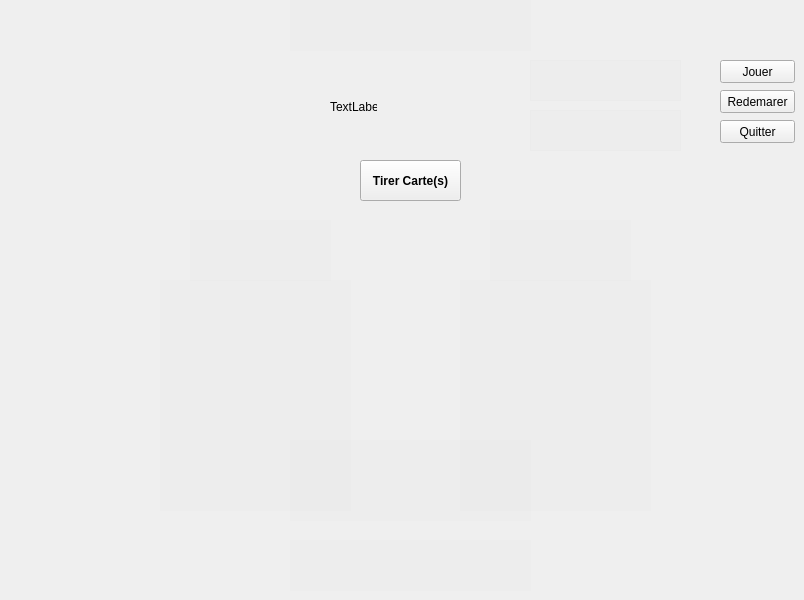
  <widget class="QWidget" name="centralwidget">
   <widget class="QPushButton" name="pushButton">
    <property name="geometry">
     <rect>
      <x>720</x>
      <y>60</y>
      <width>75</width>
      <height>23</height>
     </rect>
    </property>
    <property name="styleSheet">
     <string notr="true"/>
    </property>
    <property name="text">
     <string>Jouer</string>
    </property>
    <property name="checkable">
     <bool>false</bool>
    </property>
    <property name="autoDefault">
     <bool>false</bool>
    </property>
    <property name="default">
     <bool>false</bool>
    </property>
    <property name="flat">
     <bool>false</bool>
    </property>
   </widget>
   <widget class="QPushButton" name="pushButton_2">
    <property name="geometry">
     <rect>
      <x>360</x>
      <y>160</y>
      <width>101</width>
      <height>41</height>
     </rect>
    </property>
    <property name="font">
     <font>
      <weight>75</weight>
      <bold>true</bold>
     </font>
    </property>
    <property name="text">
     <string>Tirer Carte(s)</string>
    </property>
   </widget>
   <widget class="QLabel" name="j1">
    <property name="geometry">
     <rect>
      <x>190</x>
      <y>220</y>
      <width>141</width>
      <height>61</height>
     </rect>
    </property>
    <property name="font">
     <font>
      <pointsize>15</pointsize>
     </font>
    </property>
    <property name="styleSheet">
     <string notr="true">  background: rgba(0,0,0,0.01);</string>
    </property>
    <property name="text">
     <string/>
    </property>
    <property name="alignment">
     <set>Qt::AlignCenter</set>
    </property>
   </widget>
   <widget class="QLabel" name="j2">
    <property name="geometry">
     <rect>
      <x>490</x>
      <y>220</y>
      <width>141</width>
      <height>61</height>
     </rect>
    </property>
    <property name="font">
     <font>
      <pointsize>15</pointsize>
     </font>
    </property>
    <property name="styleSheet">
     <string notr="true">  background: rgba(0,0,0,0.01);</string>
    </property>
    <property name="text">
     <string/>
    </property>
    <property name="alignment">
     <set>Qt::AlignCenter</set>
    </property>
   </widget>
   <widget class="QLabel" name="cartejoueur1">
    <property name="enabled">
     <bool>true</bool>
    </property>
    <property name="geometry">
     <rect>
      <x>160</x>
      <y>280</y>
      <width>191</width>
      <height>231</height>
     </rect>
    </property>
    <property name="palette">
     <palette>
      <active>
       <colorrole role="WindowText">
        <brush brushstyle="SolidPattern">
         <color alpha="255">
          <red>0</red>
          <green>0</green>
          <blue>0</blue>
         </color>
        </brush>
       </colorrole>
       <colorrole role="Button">
        <brush brushstyle="SolidPattern">
         <color alpha="2">
          <red>0</red>
          <green>0</green>
          <blue>0</blue>
         </color>
        </brush>
       </colorrole>
       <colorrole role="Light">
        <brush brushstyle="SolidPattern">
         <color alpha="255">
          <red>255</red>
          <green>255</green>
          <blue>255</blue>
         </color>
        </brush>
       </colorrole>
       <colorrole role="Midlight">
        <brush brushstyle="SolidPattern">
         <color alpha="255">
          <red>255</red>
          <green>255</green>
          <blue>255</blue>
         </color>
        </brush>
       </colorrole>
       <colorrole role="Dark">
        <brush brushstyle="SolidPattern">
         <color alpha="255">
          <red>127</red>
          <green>127</green>
          <blue>127</blue>
         </color>
        </brush>
       </colorrole>
       <colorrole role="Mid">
        <brush brushstyle="SolidPattern">
         <color alpha="255">
          <red>170</red>
          <green>170</green>
          <blue>170</blue>
         </color>
        </brush>
       </colorrole>
       <colorrole role="Text">
        <brush brushstyle="SolidPattern">
         <color alpha="255">
          <red>0</red>
          <green>0</green>
          <blue>0</blue>
         </color>
        </brush>
       </colorrole>
       <colorrole role="BrightText">
        <brush brushstyle="SolidPattern">
         <color alpha="255">
          <red>255</red>
          <green>255</green>
          <blue>255</blue>
         </color>
        </brush>
       </colorrole>
       <colorrole role="ButtonText">
        <brush brushstyle="SolidPattern">
         <color alpha="255">
          <red>0</red>
          <green>0</green>
          <blue>0</blue>
         </color>
        </brush>
       </colorrole>
       <colorrole role="Base">
        <brush brushstyle="SolidPattern">
         <color alpha="2">
          <red>0</red>
          <green>0</green>
          <blue>0</blue>
         </color>
        </brush>
       </colorrole>
       <colorrole role="Window">
        <brush brushstyle="SolidPattern">
         <color alpha="2">
          <red>0</red>
          <green>0</green>
          <blue>0</blue>
         </color>
        </brush>
       </colorrole>
       <colorrole role="Shadow">
        <brush brushstyle="SolidPattern">
         <color alpha="255">
          <red>0</red>
          <green>0</green>
          <blue>0</blue>
         </color>
        </brush>
       </colorrole>
       <colorrole role="AlternateBase">
        <brush brushstyle="SolidPattern">
         <color alpha="255">
          <red>255</red>
          <green>255</green>
          <blue>255</blue>
         </color>
        </brush>
       </colorrole>
       <colorrole role="ToolTipBase">
        <brush brushstyle="SolidPattern">
         <color alpha="255">
          <red>255</red>
          <green>255</green>
          <blue>220</blue>
         </color>
        </brush>
       </colorrole>
       <colorrole role="ToolTipText">
        <brush brushstyle="SolidPattern">
         <color alpha="255">
          <red>0</red>
          <green>0</green>
          <blue>0</blue>
         </color>
        </brush>
       </colorrole>
       <colorrole role="PlaceholderText">
        <brush brushstyle="SolidPattern">
         <color alpha="128">
          <red>0</red>
          <green>0</green>
          <blue>0</blue>
         </color>
        </brush>
       </colorrole>
      </active>
      <inactive>
       <colorrole role="WindowText">
        <brush brushstyle="SolidPattern">
         <color alpha="255">
          <red>0</red>
          <green>0</green>
          <blue>0</blue>
         </color>
        </brush>
       </colorrole>
       <colorrole role="Button">
        <brush brushstyle="SolidPattern">
         <color alpha="2">
          <red>0</red>
          <green>0</green>
          <blue>0</blue>
         </color>
        </brush>
       </colorrole>
       <colorrole role="Light">
        <brush brushstyle="SolidPattern">
         <color alpha="255">
          <red>255</red>
          <green>255</green>
          <blue>255</blue>
         </color>
        </brush>
       </colorrole>
       <colorrole role="Midlight">
        <brush brushstyle="SolidPattern">
         <color alpha="255">
          <red>255</red>
          <green>255</green>
          <blue>255</blue>
         </color>
        </brush>
       </colorrole>
       <colorrole role="Dark">
        <brush brushstyle="SolidPattern">
         <color alpha="255">
          <red>127</red>
          <green>127</green>
          <blue>127</blue>
         </color>
        </brush>
       </colorrole>
       <colorrole role="Mid">
        <brush brushstyle="SolidPattern">
         <color alpha="255">
          <red>170</red>
          <green>170</green>
          <blue>170</blue>
         </color>
        </brush>
       </colorrole>
       <colorrole role="Text">
        <brush brushstyle="SolidPattern">
         <color alpha="255">
          <red>0</red>
          <green>0</green>
          <blue>0</blue>
         </color>
        </brush>
       </colorrole>
       <colorrole role="BrightText">
        <brush brushstyle="SolidPattern">
         <color alpha="255">
          <red>255</red>
          <green>255</green>
          <blue>255</blue>
         </color>
        </brush>
       </colorrole>
       <colorrole role="ButtonText">
        <brush brushstyle="SolidPattern">
         <color alpha="255">
          <red>0</red>
          <green>0</green>
          <blue>0</blue>
         </color>
        </brush>
       </colorrole>
       <colorrole role="Base">
        <brush brushstyle="SolidPattern">
         <color alpha="2">
          <red>0</red>
          <green>0</green>
          <blue>0</blue>
         </color>
        </brush>
       </colorrole>
       <colorrole role="Window">
        <brush brushstyle="SolidPattern">
         <color alpha="2">
          <red>0</red>
          <green>0</green>
          <blue>0</blue>
         </color>
        </brush>
       </colorrole>
       <colorrole role="Shadow">
        <brush brushstyle="SolidPattern">
         <color alpha="255">
          <red>0</red>
          <green>0</green>
          <blue>0</blue>
         </color>
        </brush>
       </colorrole>
       <colorrole role="AlternateBase">
        <brush brushstyle="SolidPattern">
         <color alpha="255">
          <red>255</red>
          <green>255</green>
          <blue>255</blue>
         </color>
        </brush>
       </colorrole>
       <colorrole role="ToolTipBase">
        <brush brushstyle="SolidPattern">
         <color alpha="255">
          <red>255</red>
          <green>255</green>
          <blue>220</blue>
         </color>
        </brush>
       </colorrole>
       <colorrole role="ToolTipText">
        <brush brushstyle="SolidPattern">
         <color alpha="255">
          <red>0</red>
          <green>0</green>
          <blue>0</blue>
         </color>
        </brush>
       </colorrole>
       <colorrole role="PlaceholderText">
        <brush brushstyle="SolidPattern">
         <color alpha="128">
          <red>0</red>
          <green>0</green>
          <blue>0</blue>
         </color>
        </brush>
       </colorrole>
      </inactive>
      <disabled>
       <colorrole role="WindowText">
        <brush brushstyle="SolidPattern">
         <color alpha="255">
          <red>127</red>
          <green>127</green>
          <blue>127</blue>
         </color>
        </brush>
       </colorrole>
       <colorrole role="Button">
        <brush brushstyle="SolidPattern">
         <color alpha="2">
          <red>0</red>
          <green>0</green>
          <blue>0</blue>
         </color>
        </brush>
       </colorrole>
       <colorrole role="Light">
        <brush brushstyle="SolidPattern">
         <color alpha="255">
          <red>255</red>
          <green>255</green>
          <blue>255</blue>
         </color>
        </brush>
       </colorrole>
       <colorrole role="Midlight">
        <brush brushstyle="SolidPattern">
         <color alpha="255">
          <red>255</red>
          <green>255</green>
          <blue>255</blue>
         </color>
        </brush>
       </colorrole>
       <colorrole role="Dark">
        <brush brushstyle="SolidPattern">
         <color alpha="255">
          <red>127</red>
          <green>127</green>
          <blue>127</blue>
         </color>
        </brush>
       </colorrole>
       <colorrole role="Mid">
        <brush brushstyle="SolidPattern">
         <color alpha="255">
          <red>170</red>
          <green>170</green>
          <blue>170</blue>
         </color>
        </brush>
       </colorrole>
       <colorrole role="Text">
        <brush brushstyle="SolidPattern">
         <color alpha="255">
          <red>127</red>
          <green>127</green>
          <blue>127</blue>
         </color>
        </brush>
       </colorrole>
       <colorrole role="BrightText">
        <brush brushstyle="SolidPattern">
         <color alpha="255">
          <red>255</red>
          <green>255</green>
          <blue>255</blue>
         </color>
        </brush>
       </colorrole>
       <colorrole role="ButtonText">
        <brush brushstyle="SolidPattern">
         <color alpha="255">
          <red>127</red>
          <green>127</green>
          <blue>127</blue>
         </color>
        </brush>
       </colorrole>
       <colorrole role="Base">
        <brush brushstyle="SolidPattern">
         <color alpha="2">
          <red>0</red>
          <green>0</green>
          <blue>0</blue>
         </color>
        </brush>
       </colorrole>
       <colorrole role="Window">
        <brush brushstyle="SolidPattern">
         <color alpha="2">
          <red>0</red>
          <green>0</green>
          <blue>0</blue>
         </color>
        </brush>
       </colorrole>
       <colorrole role="Shadow">
        <brush brushstyle="SolidPattern">
         <color alpha="255">
          <red>0</red>
          <green>0</green>
          <blue>0</blue>
         </color>
        </brush>
       </colorrole>
       <colorrole role="AlternateBase">
        <brush brushstyle="SolidPattern">
         <color alpha="255">
          <red>255</red>
          <green>255</green>
          <blue>255</blue>
         </color>
        </brush>
       </colorrole>
       <colorrole role="ToolTipBase">
        <brush brushstyle="SolidPattern">
         <color alpha="255">
          <red>255</red>
          <green>255</green>
          <blue>220</blue>
         </color>
        </brush>
       </colorrole>
       <colorrole role="ToolTipText">
        <brush brushstyle="SolidPattern">
         <color alpha="255">
          <red>0</red>
          <green>0</green>
          <blue>0</blue>
         </color>
        </brush>
       </colorrole>
       <colorrole role="PlaceholderText">
        <brush brushstyle="SolidPattern">
         <color alpha="128">
          <red>0</red>
          <green>0</green>
          <blue>0</blue>
         </color>
        </brush>
       </colorrole>
      </disabled>
     </palette>
    </property>
    <property name="font">
     <font>
      <pointsize>15</pointsize>
     </font>
    </property>
    <property name="styleSheet">
     <string notr="true">  background: rgba(0,0,0,0.01);</string>
    </property>
    <property name="text">
     <string/>
    </property>
    <property name="alignment">
     <set>Qt::AlignHCenter|Qt::AlignTop</set>
    </property>
   </widget>
   <widget class="QLabel" name="cartejoueur2">
    <property name="geometry">
     <rect>
      <x>460</x>
      <y>280</y>
      <width>191</width>
      <height>231</height>
     </rect>
    </property>
    <property name="palette">
     <palette>
      <active>
       <colorrole role="WindowText">
        <brush brushstyle="SolidPattern">
         <color alpha="255">
          <red>0</red>
          <green>0</green>
          <blue>0</blue>
         </color>
        </brush>
       </colorrole>
       <colorrole role="Button">
        <brush brushstyle="SolidPattern">
         <color alpha="2">
          <red>0</red>
          <green>0</green>
          <blue>0</blue>
         </color>
        </brush>
       </colorrole>
       <colorrole role="Light">
        <brush brushstyle="SolidPattern">
         <color alpha="255">
          <red>255</red>
          <green>255</green>
          <blue>255</blue>
         </color>
        </brush>
       </colorrole>
       <colorrole role="Midlight">
        <brush brushstyle="SolidPattern">
         <color alpha="255">
          <red>255</red>
          <green>255</green>
          <blue>255</blue>
         </color>
        </brush>
       </colorrole>
       <colorrole role="Dark">
        <brush brushstyle="SolidPattern">
         <color alpha="255">
          <red>127</red>
          <green>127</green>
          <blue>127</blue>
         </color>
        </brush>
       </colorrole>
       <colorrole role="Mid">
        <brush brushstyle="SolidPattern">
         <color alpha="255">
          <red>170</red>
          <green>170</green>
          <blue>170</blue>
         </color>
        </brush>
       </colorrole>
       <colorrole role="Text">
        <brush brushstyle="SolidPattern">
         <color alpha="255">
          <red>0</red>
          <green>0</green>
          <blue>0</blue>
         </color>
        </brush>
       </colorrole>
       <colorrole role="BrightText">
        <brush brushstyle="SolidPattern">
         <color alpha="255">
          <red>255</red>
          <green>255</green>
          <blue>255</blue>
         </color>
        </brush>
       </colorrole>
       <colorrole role="ButtonText">
        <brush brushstyle="SolidPattern">
         <color alpha="255">
          <red>0</red>
          <green>0</green>
          <blue>0</blue>
         </color>
        </brush>
       </colorrole>
       <colorrole role="Base">
        <brush brushstyle="SolidPattern">
         <color alpha="2">
          <red>0</red>
          <green>0</green>
          <blue>0</blue>
         </color>
        </brush>
       </colorrole>
       <colorrole role="Window">
        <brush brushstyle="SolidPattern">
         <color alpha="2">
          <red>0</red>
          <green>0</green>
          <blue>0</blue>
         </color>
        </brush>
       </colorrole>
       <colorrole role="Shadow">
        <brush brushstyle="SolidPattern">
         <color alpha="255">
          <red>0</red>
          <green>0</green>
          <blue>0</blue>
         </color>
        </brush>
       </colorrole>
       <colorrole role="AlternateBase">
        <brush brushstyle="SolidPattern">
         <color alpha="255">
          <red>255</red>
          <green>255</green>
          <blue>255</blue>
         </color>
        </brush>
       </colorrole>
       <colorrole role="ToolTipBase">
        <brush brushstyle="SolidPattern">
         <color alpha="255">
          <red>255</red>
          <green>255</green>
          <blue>220</blue>
         </color>
        </brush>
       </colorrole>
       <colorrole role="ToolTipText">
        <brush brushstyle="SolidPattern">
         <color alpha="255">
          <red>0</red>
          <green>0</green>
          <blue>0</blue>
         </color>
        </brush>
       </colorrole>
       <colorrole role="PlaceholderText">
        <brush brushstyle="SolidPattern">
         <color alpha="128">
          <red>0</red>
          <green>0</green>
          <blue>0</blue>
         </color>
        </brush>
       </colorrole>
      </active>
      <inactive>
       <colorrole role="WindowText">
        <brush brushstyle="SolidPattern">
         <color alpha="255">
          <red>0</red>
          <green>0</green>
          <blue>0</blue>
         </color>
        </brush>
       </colorrole>
       <colorrole role="Button">
        <brush brushstyle="SolidPattern">
         <color alpha="2">
          <red>0</red>
          <green>0</green>
          <blue>0</blue>
         </color>
        </brush>
       </colorrole>
       <colorrole role="Light">
        <brush brushstyle="SolidPattern">
         <color alpha="255">
          <red>255</red>
          <green>255</green>
          <blue>255</blue>
         </color>
        </brush>
       </colorrole>
       <colorrole role="Midlight">
        <brush brushstyle="SolidPattern">
         <color alpha="255">
          <red>255</red>
          <green>255</green>
          <blue>255</blue>
         </color>
        </brush>
       </colorrole>
       <colorrole role="Dark">
        <brush brushstyle="SolidPattern">
         <color alpha="255">
          <red>127</red>
          <green>127</green>
          <blue>127</blue>
         </color>
        </brush>
       </colorrole>
       <colorrole role="Mid">
        <brush brushstyle="SolidPattern">
         <color alpha="255">
          <red>170</red>
          <green>170</green>
          <blue>170</blue>
         </color>
        </brush>
       </colorrole>
       <colorrole role="Text">
        <brush brushstyle="SolidPattern">
         <color alpha="255">
          <red>0</red>
          <green>0</green>
          <blue>0</blue>
         </color>
        </brush>
       </colorrole>
       <colorrole role="BrightText">
        <brush brushstyle="SolidPattern">
         <color alpha="255">
          <red>255</red>
          <green>255</green>
          <blue>255</blue>
         </color>
        </brush>
       </colorrole>
       <colorrole role="ButtonText">
        <brush brushstyle="SolidPattern">
         <color alpha="255">
          <red>0</red>
          <green>0</green>
          <blue>0</blue>
         </color>
        </brush>
       </colorrole>
       <colorrole role="Base">
        <brush brushstyle="SolidPattern">
         <color alpha="2">
          <red>0</red>
          <green>0</green>
          <blue>0</blue>
         </color>
        </brush>
       </colorrole>
       <colorrole role="Window">
        <brush brushstyle="SolidPattern">
         <color alpha="2">
          <red>0</red>
          <green>0</green>
          <blue>0</blue>
         </color>
        </brush>
       </colorrole>
       <colorrole role="Shadow">
        <brush brushstyle="SolidPattern">
         <color alpha="255">
          <red>0</red>
          <green>0</green>
          <blue>0</blue>
         </color>
        </brush>
       </colorrole>
       <colorrole role="AlternateBase">
        <brush brushstyle="SolidPattern">
         <color alpha="255">
          <red>255</red>
          <green>255</green>
          <blue>255</blue>
         </color>
        </brush>
       </colorrole>
       <colorrole role="ToolTipBase">
        <brush brushstyle="SolidPattern">
         <color alpha="255">
          <red>255</red>
          <green>255</green>
          <blue>220</blue>
         </color>
        </brush>
       </colorrole>
       <colorrole role="ToolTipText">
        <brush brushstyle="SolidPattern">
         <color alpha="255">
          <red>0</red>
          <green>0</green>
          <blue>0</blue>
         </color>
        </brush>
       </colorrole>
       <colorrole role="PlaceholderText">
        <brush brushstyle="SolidPattern">
         <color alpha="128">
          <red>0</red>
          <green>0</green>
          <blue>0</blue>
         </color>
        </brush>
       </colorrole>
      </inactive>
      <disabled>
       <colorrole role="WindowText">
        <brush brushstyle="SolidPattern">
         <color alpha="255">
          <red>127</red>
          <green>127</green>
          <blue>127</blue>
         </color>
        </brush>
       </colorrole>
       <colorrole role="Button">
        <brush brushstyle="SolidPattern">
         <color alpha="2">
          <red>0</red>
          <green>0</green>
          <blue>0</blue>
         </color>
        </brush>
       </colorrole>
       <colorrole role="Light">
        <brush brushstyle="SolidPattern">
         <color alpha="255">
          <red>255</red>
          <green>255</green>
          <blue>255</blue>
         </color>
        </brush>
       </colorrole>
       <colorrole role="Midlight">
        <brush brushstyle="SolidPattern">
         <color alpha="255">
          <red>255</red>
          <green>255</green>
          <blue>255</blue>
         </color>
        </brush>
       </colorrole>
       <colorrole role="Dark">
        <brush brushstyle="SolidPattern">
         <color alpha="255">
          <red>127</red>
          <green>127</green>
          <blue>127</blue>
         </color>
        </brush>
       </colorrole>
       <colorrole role="Mid">
        <brush brushstyle="SolidPattern">
         <color alpha="255">
          <red>170</red>
          <green>170</green>
          <blue>170</blue>
         </color>
        </brush>
       </colorrole>
       <colorrole role="Text">
        <brush brushstyle="SolidPattern">
         <color alpha="255">
          <red>127</red>
          <green>127</green>
          <blue>127</blue>
         </color>
        </brush>
       </colorrole>
       <colorrole role="BrightText">
        <brush brushstyle="SolidPattern">
         <color alpha="255">
          <red>255</red>
          <green>255</green>
          <blue>255</blue>
         </color>
        </brush>
       </colorrole>
       <colorrole role="ButtonText">
        <brush brushstyle="SolidPattern">
         <color alpha="255">
          <red>127</red>
          <green>127</green>
          <blue>127</blue>
         </color>
        </brush>
       </colorrole>
       <colorrole role="Base">
        <brush brushstyle="SolidPattern">
         <color alpha="2">
          <red>0</red>
          <green>0</green>
          <blue>0</blue>
         </color>
        </brush>
       </colorrole>
       <colorrole role="Window">
        <brush brushstyle="SolidPattern">
         <color alpha="2">
          <red>0</red>
          <green>0</green>
          <blue>0</blue>
         </color>
        </brush>
       </colorrole>
       <colorrole role="Shadow">
        <brush brushstyle="SolidPattern">
         <color alpha="255">
          <red>0</red>
          <green>0</green>
          <blue>0</blue>
         </color>
        </brush>
       </colorrole>
       <colorrole role="AlternateBase">
        <brush brushstyle="SolidPattern">
         <color alpha="255">
          <red>255</red>
          <green>255</green>
          <blue>255</blue>
         </color>
        </brush>
       </colorrole>
       <colorrole role="ToolTipBase">
        <brush brushstyle="SolidPattern">
         <color alpha="255">
          <red>255</red>
          <green>255</green>
          <blue>220</blue>
         </color>
        </brush>
       </colorrole>
       <colorrole role="ToolTipText">
        <brush brushstyle="SolidPattern">
         <color alpha="255">
          <red>0</red>
          <green>0</green>
          <blue>0</blue>
         </color>
        </brush>
       </colorrole>
       <colorrole role="PlaceholderText">
        <brush brushstyle="SolidPattern">
         <color alpha="128">
          <red>0</red>
          <green>0</green>
          <blue>0</blue>
         </color>
        </brush>
       </colorrole>
      </disabled>
     </palette>
    </property>
    <property name="font">
     <font>
      <pointsize>15</pointsize>
     </font>
    </property>
    <property name="styleSheet">
     <string notr="true">  background: rgba(0,0,0,0.01);</string>
    </property>
    <property name="text">
     <string/>
    </property>
    <property name="alignment">
     <set>Qt::AlignHCenter|Qt::AlignTop</set>
    </property>
   </widget>
   <widget class="QLabel" name="Round">
    <property name="geometry">
     <rect>
      <x>290</x>
      <y>0</y>
      <width>241</width>
      <height>51</height>
     </rect>
    </property>
    <property name="font">
     <font>
      <pointsize>12</pointsize>
     </font>
    </property>
    <property name="styleSheet">
     <string notr="true">  background: rgba(0,0,0,0.01);</string>
    </property>
    <property name="text">
     <string/>
    </property>
    <property name="alignment">
     <set>Qt::AlignCenter</set>
    </property>
   </widget>
   <widget class="QLabel" name="Resultat">
    <property name="geometry">
     <rect>
      <x>290</x>
      <y>540</y>
      <width>241</width>
      <height>51</height>
     </rect>
    </property>
    <property name="font">
     <font>
      <pointsize>12</pointsize>
     </font>
    </property>
    <property name="styleSheet">
     <string notr="true">  background: rgba(0,0,0,0.01);</string>
    </property>
    <property name="text">
     <string/>
    </property>
    <property name="alignment">
     <set>Qt::AlignCenter</set>
    </property>
   </widget>
   <widget class="QPushButton" name="Quitter">
    <property name="geometry">
     <rect>
      <x>720</x>
      <y>120</y>
      <width>75</width>
      <height>23</height>
     </rect>
    </property>
    <property name="text">
     <string>Quitter</string>
    </property>
   </widget>
   <widget class="QLabel" name="resultatB">
    <property name="geometry">
     <rect>
      <x>290</x>
      <y>440</y>
      <width>241</width>
      <height>81</height>
     </rect>
    </property>
    <property name="font">
     <font>
      <pointsize>12</pointsize>
     </font>
    </property>
    <property name="styleSheet">
     <string notr="true">  background: rgba(0,0,0,0.01);</string>
    </property>
    <property name="text">
     <string/>
    </property>
    <property name="alignment">
     <set>Qt::AlignCenter</set>
    </property>
   </widget>
   <widget class="QTextEdit" name="jr1">
    <property name="geometry">
     <rect>
      <x>530</x>
      <y>60</y>
      <width>151</width>
      <height>41</height>
     </rect>
    </property>
    <property name="styleSheet">
     <string notr="true">  background: rgba(0,0,0,0.01);</string>
    </property>
    <property name="html">
     <string>&lt;!DOCTYPE HTML PUBLIC &quot;-//W3C//DTD HTML 4.0//EN&quot; &quot;http://www.w3.org/TR/REC-html40/strict.dtd&quot;&gt;
&lt;html&gt;&lt;head&gt;&lt;meta name=&quot;qrichtext&quot; content=&quot;1&quot; /&gt;&lt;style type=&quot;text/css&quot;&gt;
p, li { white-space: pre-wrap; }
&lt;/style&gt;&lt;/head&gt;&lt;body style=&quot; font-family:'MS Shell Dlg 2'; font-size:8.25pt; font-weight:400; font-style:normal;&quot;&gt;
&lt;p style=&quot;-qt-paragraph-type:empty; margin-top:0px; margin-bottom:0px; margin-left:0px; margin-right:0px; -qt-block-indent:0; text-indent:0px;&quot;&gt;&lt;br /&gt;&lt;/p&gt;&lt;/body&gt;&lt;/html&gt;</string>
    </property>
   </widget>
   <widget class="QTextEdit" name="jr2">
    <property name="geometry">
     <rect>
      <x>530</x>
      <y>110</y>
      <width>151</width>
      <height>41</height>
     </rect>
    </property>
    <property name="styleSheet">
     <string notr="true">  background: rgba(0,0,0,0.01);</string>
    </property>
    <property name="html">
     <string>&lt;!DOCTYPE HTML PUBLIC &quot;-//W3C//DTD HTML 4.0//EN&quot; &quot;http://www.w3.org/TR/REC-html40/strict.dtd&quot;&gt;
&lt;html&gt;&lt;head&gt;&lt;meta name=&quot;qrichtext&quot; content=&quot;1&quot; /&gt;&lt;style type=&quot;text/css&quot;&gt;
p, li { white-space: pre-wrap; }
&lt;/style&gt;&lt;/head&gt;&lt;body style=&quot; font-family:'MS Shell Dlg 2'; font-size:8.25pt; font-weight:400; font-style:normal;&quot;&gt;
&lt;p style=&quot;-qt-paragraph-type:empty; margin-top:0px; margin-bottom:0px; margin-left:0px; margin-right:0px; -qt-block-indent:0; text-indent:0px;&quot;&gt;&lt;br /&gt;&lt;/p&gt;&lt;/body&gt;&lt;/html&gt;</string>
    </property>
   </widget>
   <widget class="QPushButton" name="pushButton_3">
    <property name="geometry">
     <rect>
      <x>720</x>
      <y>90</y>
      <width>75</width>
      <height>23</height>
     </rect>
    </property>
    <property name="text">
     <string>Redemarer</string>
    </property>
   </widget>
   <widget class="QLabel" name="timer1">
    <property name="geometry">
     <rect>
      <x>330</x>
      <y>100</y>
      <width>47</width>
      <height>13</height>
     </rect>
    </property>
    <property name="text">
     <string>TextLabel</string>
    </property>
   </widget>
  </widget>
